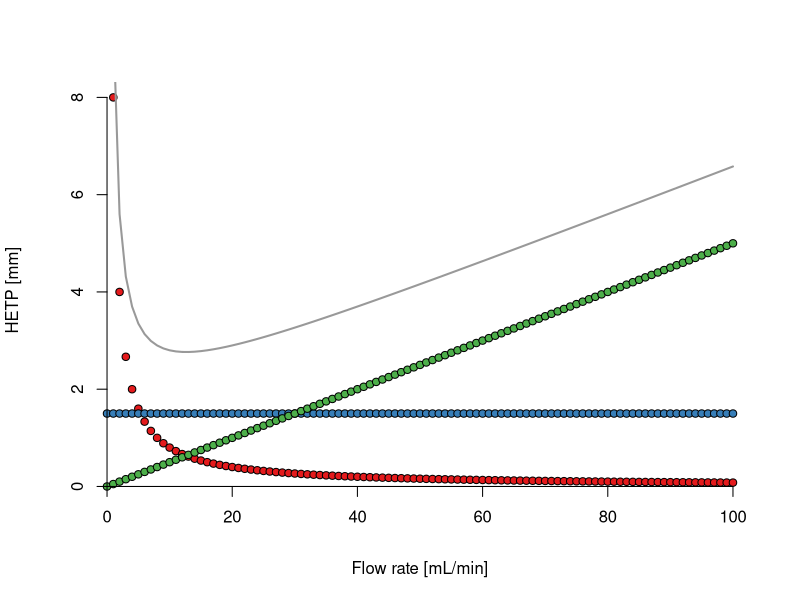

Write the R code that produced this figure.
#van Deemter example
#
############################################
############################################
library(RColorBrewer)
############################################
c <- brewer.pal(9, "Set1");
############################################
x <- seq(0,100,1);
############################################
A <- x;
A <- as.matrix(A);
A[,] <- 1.5;
############################################
B = 8;
############################################
C = 0.05;
############################################
matplot(x, B/x, bg = c[1], pch = 21, xlab = "Flow rate [mL/min]", ylab = "HETP [mm]", axes = F)
matplot(x, A, bg = c[2], pch = 21, add = T)
matplot(x, C*x, bg = c[3], pch = 21, add = T)
############################################
y  <- A + B/x + C * x;
############################################
matplot(x, y, type = "l", lwd = 2, col = c[9], add = T)
axis(1, pos = 0)
axis(2, pos = 0)